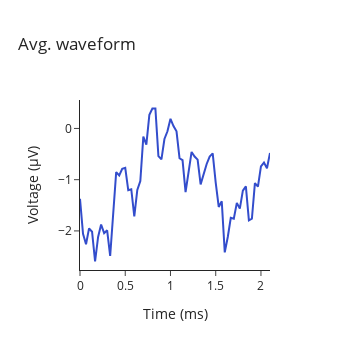

Notebook code for this chart:
### Markdown cell above
### Plot waveform

### Code cell
from element_array_ephys.plotting.unit_level import (
    plot_waveform,
    plot_auto_correlogram,
    plot_depth_waveforms,
)

# Fetch unit data
sampling_rate = (ephys.EphysRecording & unit_key).fetch1(
    "sampling_rate"
) / 1e3  # in kHz

unit_data = (
    (ephys.CuratedClustering.Unit & unit_key) * ephys.WaveformSet.PeakWaveform
).fetch1()

waveform = unit_data["peak_electrode_waveform"]
spike_times = unit_data["spike_times"]

# Fetch unit data
plot_waveform(waveform, sampling_rate)

### Figure 1 — Plotly figure (JSON) as saved in the notebook; plotly's stock layout.template omitted (floating-point values rounded to 4 significant figures)
{"data": [{"hovertemplate": "%{y:.2f} μV<br>%{x:.2f} ms<extra></extra>", "line": {"color": "rgb(51, 76.5, 204)", "width": 2}, "mode": "lines", "type": "scatter", "x": [0, 0.03333, 0.06667, 0.1, 0.1333, 0.1667, 0.2, 0.2333, 0.2667, 0.3, 0.3333, 0.3667, 0.4, 0.4333, 0.4667, 0.5, 0.5333, 0.5667, 0.6, 0.6333, 0.6667, 0.7, 0.7333, 0.7667, 0.8, 0.8333, 0.8666, 0.9, 0.9333, 0.9666, 1.0, 1.033, 1.067, 1.1, 1.133, 1.167, 1.2, 1.233, 1.267, 1.3, 1.333, 1.367, 1.4, 1.433, 1.467, 1.5, 1.533, 1.567, 1.6, 1.633, 1.667, 1.7, 1.733, 1.767, 1.8, 1.833, 1.867, 1.9, 1.933, 1.967, 2.0, 2.033, 2.067, 2.1], "y": [-1.373, -2.058, -2.259, -1.95, -2.016, -2.597, -2.119, -1.875, -2.044, -1.988, -2.489, -1.584, -0.8531, -0.9187, -0.7875, -0.7688, -1.205, -1.186, -1.716, -1.2, -1.027, -0.1594, -0.3141, 0.2672, 0.3891, 0.3891, -0.5391, -0.6047, -0.2062, -0.05625, 0.1875, 0.04688, -0.05625, -0.5813, -0.6188, -1.242, -0.8812, -0.4594, -0.5484, -0.6094, -1.092, -0.8672, -0.6937, -0.5484, -0.4875, -1.059, -1.533, -1.42, -2.419, -2.119, -1.744, -1.762, -1.453, -1.566, -1.214, -1.13, -1.795, -1.762, -1.069, -1.134, -0.7406, -0.6656, -0.7781, -0.4781]}], "layout": {"height": 350, "title": {"text": "Avg. waveform"}, "width": 350, "xaxis": {"title": {"text": "Time (ms)"}}, "yaxis": {"title": {"text": "Voltage (μV)"}}}}
